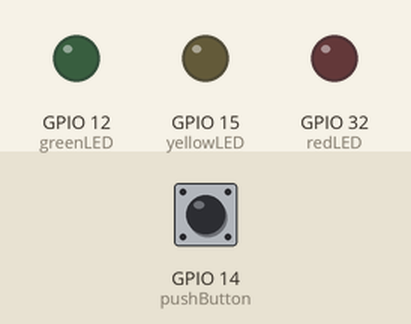
Bench run of a sketch on a simulated ESP32. On the bench: output pins drawn as LEDs (lit = HIGH). The inputs (shaded band) are chosen by the test bench; at power-on: GPIO 14 (pushButton) HIGH.

Above: at 1.2 s.
1.3 s: GPIO 14 (pushButton) pulled LOW for 0.15 s
At 2.5 s:
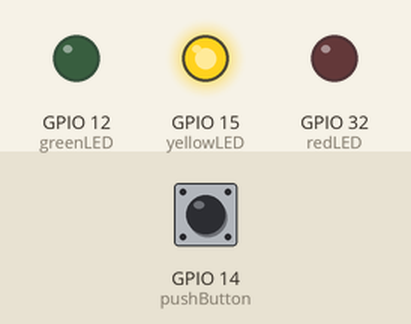
2.9 s: GPIO 14 (pushButton) pulled LOW for 1 s
At 3.8 s:
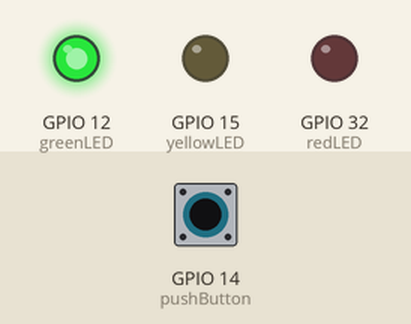
5.4 s: GPIO 14 (pushButton) pulled LOW for 0.15 s
At 5.7 s:
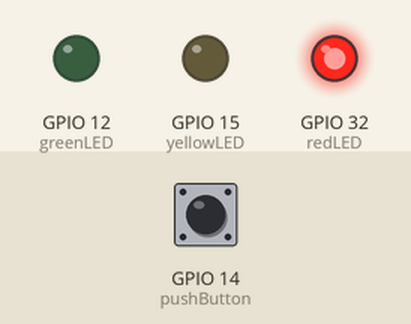
7.0 s: GPIO 14 (pushButton) pulled LOW for 3.2 s
At 8.2 s:
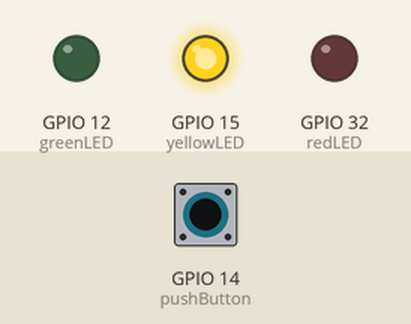
Timing chart, 0 to 10.0 s (numbered marks = the images above; inputs shaded):
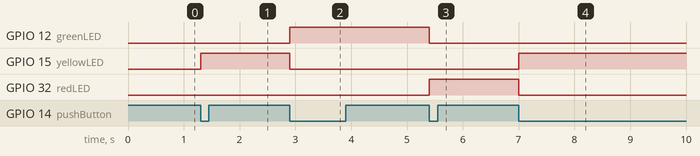

The sketch:

Exercise_3_TrafficLights.ino
```cpp
// MyThing.ino
// COM3505 lab exercises sketch template

int pushButton = 14;
int redLED = 32;
int yellowLED = 15;
int greenLED = 12;
int state = 0;
boolean pressed = false;


// initialisation entry point
void setup() {
  // initialize digital pin LED_BUILTIN as an output.
  pinMode(pushButton, INPUT_PULLUP);
  pinMode(redLED, OUTPUT);
  pinMode(yellowLED, OUTPUT);
  pinMode(greenLED, OUTPUT);
  Serial.begin(115200);
}

// task loop entry point
void loop() {
  int button = digitalRead(pushButton);
  if (button == 0 && !pressed) {
    if (state == 0) {
      state = 1;
      digitalWrite(yellowLED, HIGH);
      digitalWrite(redLED, LOW);
      pressed = true;
     }
    else if (state == 1) {
      state = 2;
      digitalWrite(yellowLED, LOW);
      digitalWrite(greenLED, HIGH);
      pressed = true;
     }
     else if (state == 2)
     {
      state = 0;
      digitalWrite(greenLED, LOW);
      digitalWrite(redLED, HIGH);
      pressed = true;
     };
  }
  if (button == 1) {pressed = false;}
}
```

Measured:
- after the input at 1.3 s, GPIO 15 (yellowLED): LOW → HIGH at once
- after the input at 2.9 s, GPIO 12 (greenLED): LOW → HIGH at once; GPIO 15 (yellowLED): HIGH → LOW at once
- after the input at 5.4 s, GPIO 12 (greenLED): HIGH → LOW at once; GPIO 32 (redLED): LOW → HIGH at once
- after the input at 7.0 s, GPIO 15 (yellowLED): LOW → HIGH at once; GPIO 32 (redLED): HIGH → LOW at once
